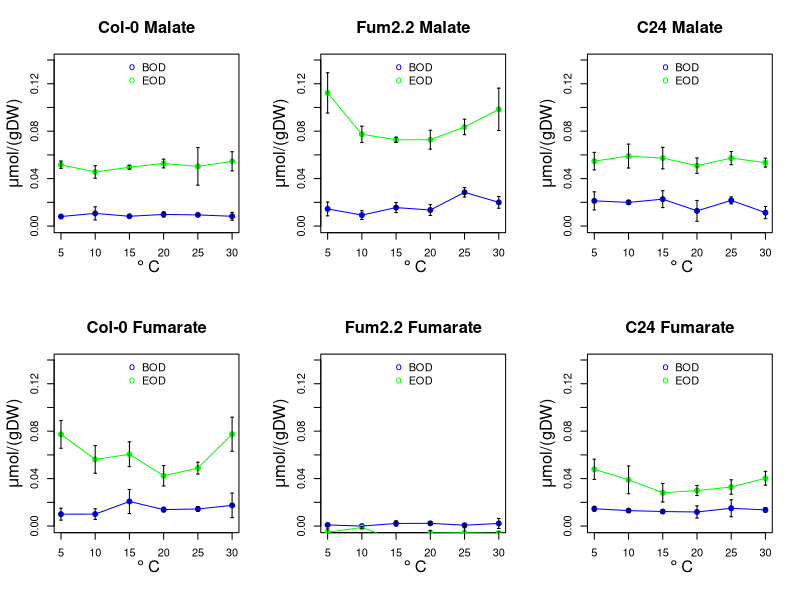

This figure's R source:
# Mal Fum Analysis July 2018

library(readxl)
library(Hmisc)
setwd("~/Desktop/Helena/6TempsPaper/ExpData/MetaboData")

dat = read_excel("MalFumResults.xlsx", sheet = 1)
#dat = read_excel("MalFumResults_D7.xlsx", sheet = 1)

conc <- function(A1,A2,con,vol){
  c = (A2-A1)*vol/(6300*1*0.05*con*10^(-3))
  return(c)
}

conc_mal = conc(dat$A1,dat$A2,dat$Concentration,1.21)
conc_fum = conc(dat$A2,dat$A3,dat$Concentration,1.31)

temps = c(5,10,15,20,25,30)

mal_fum <- function(con,geno,temps){
  metabo_BOD = c()
  se_BOD = c()
  metabo_EOD = c()
  se_EOD = c()
  for (t in temps){
    t_conc_metabo = con[which(dat$Genotype == geno & dat$DayTime == 'BOD' & dat$Temperature == t)]
    metabo_BOD = c(metabo_BOD,mean(t_conc_metabo))
    se_BOD = c(se_BOD,sd(t_conc_metabo)/sqrt(length(t_conc_metabo)))
    t_conc_metabo = con[which(dat$Genotype == geno & dat$DayTime == 'EOD' & dat$Temperature == t)]
    metabo_EOD = c(metabo_EOD,mean(t_conc_metabo))
    se_EOD = c(se_EOD,sd(t_conc_metabo)/sqrt(length(t_conc_metabo)))
  }
  return(list('metabo_BOD'=metabo_BOD,'metabo_EOD'=metabo_EOD,
              'se_BOD'=se_BOD,'se_EOD'=se_EOD))
}

ma = max(conc_mal,na.rm = TRUE)
mi = 0

malfum_plot <- function(genotype,concen,temps,title){
  amm = mal_fum(concen,genotype,temps)
  data_gen = matrix(rep(NA,8*6),nrow=8,ncol=6)
  colnames(data_gen)=c(5,10,15,20,25,30)
  data_gen[1,] = (amm$metabo_BOD)/4
  data_gen[8,] = (amm$metabo_EOD)/4
  for (i in seq(2,7)){
    data_gen[i,] = data_gen[i-1,] + (data_gen[8,]-data_gen[1,])/7
  }
  View(data_gen)
  plot(temps,amm$metabo_BOD,type="o", col="blue",main=title,
       xlab='',ylab='',ylim=c(mi,ma),cex.main=1.5,col.axis=cl,col.lab=cl,col.main=cl)
  errbar(temps, amm$metabo_BOD, amm$metabo_BOD+amm$se_BOD, amm$metabo_BOD-amm$se_BOD,
         add=TRUE,col='blue')
  points(temps,amm$metabo_EOD,type="o", col="green")
  title(ylab=expression(paste(mu,'mol/(gDW)')), line=2.2, cex.lab=1.5,col.lab=cl)
  title(xlab=expression(~degree~C), line=2.2, cex.lab=1.5,col.lab=cl)
  errbar(temps, amm$metabo_EOD, amm$metabo_EOD+amm$se_EOD, amm$metabo_EOD-amm$se_EOD,
         add=TRUE,col='green')
  legend("top",legend=c('BOD','EOD'),col=c('blue','green'),pch=c('o','o'),bty = "n")
}


cl = 'black'
par(mfrow=c(2,3),fg=cl) #,bg=NA,fg='white'

malfum_plot('col0',conc_mal,temps,'Col-0 Malate')
malfum_plot('fum2',conc_mal,temps,'Fum2.2 Malate')
malfum_plot('c24',conc_mal,temps,'C24 Malate')

malfum_plot('col0',conc_fum,temps,'Col-0 Fumarate')
malfum_plot('fum2',conc_fum,temps,'Fum2.2 Fumarate')
malfum_plot('c24',conc_fum,temps,'C24 Fumarate')

#dev.copy(png,'MalFum.png')
#dev.off()
